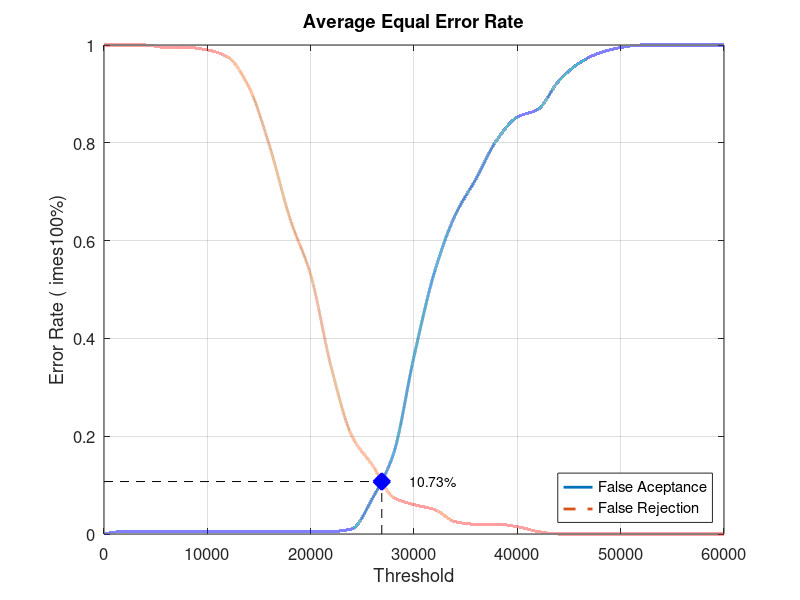
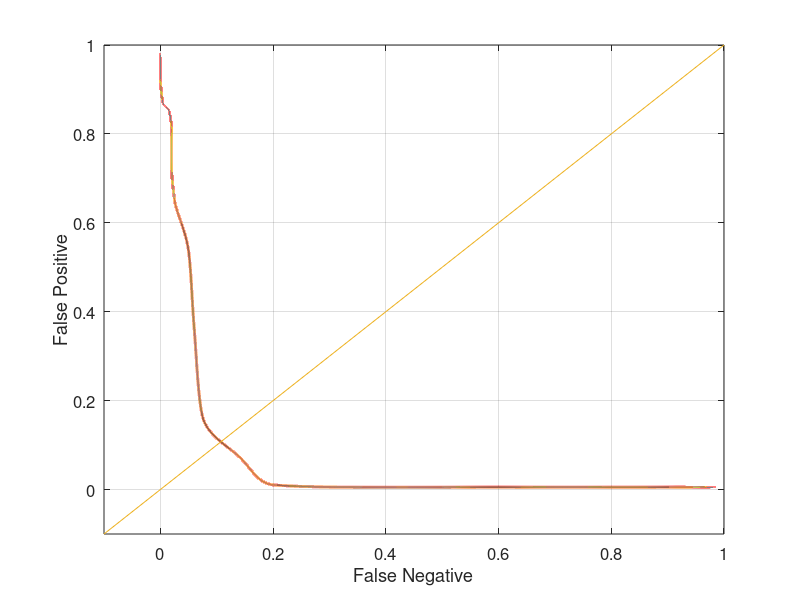

Here is the MATLAB script that generated these plots, in order:
close all;
clear;
clc;
x = 0:2000:60000;
xq = 0:0.5:60000;

y0 = [0 0.00526316 0.00526316 0.00526316 0.00526316 0.00526316 0.00526316 0.00526316 0.00526316 0.00526316 0.00526316 0.00526316 0.0105263 0.0736842 0.163158 0.363158 0.536842 0.652632 0.726316 0.805263 0.852632 0.868421 0.926316 0.963158 0.984211 0.994737 1 1 1 1 1]
yy0 = interp1(x, y0, xq, 'pchip');
y1 = [1 1 1 0.995 0.995 0.99 0.975 0.915 0.795 0.645 0.53 0.34 0.2 0.14 0.075 0.06 0.05 0.025 0.02 0.02 0.015 0.005 0 0 0 0 0 0 0 0 0]
yy1 = interp1(x, y1, xq, 'pchip');

% Calculating EER: 
y2 = abs(y0 - y1);
find(y2 == min(y2))
yy2 = abs(yy0 - yy1);
xEER = find(yy2 == min(yy2));
xEERIndex = xq(xEER) % X-axis EER
yEER = yy0(xEER) % Y-axis EER

main = figure
plot(xq, yy0,'-','LineWidth', 2);	hold on
plot(xq, yy1,'--','LineWidth', 2);	hold on
plot([xEERIndex xEERIndex], [0 yEER], 'k--');	hold on
plot([0 xEERIndex], [yEER yEER], 'k--');	hold on
plot(xEERIndex, yEER, 'bx', 'LineWidth', 10);	hold on
text(xEERIndex + 10 * xEERIndex / 100, yEER, [num2str(round((10000 * yEER)) / 100) '%'])
legend('False Aceptance', 'False Rejection', 'Location', 'SouthEast')
xlabel('Threshold')
ylabel('Error Rate (	imes100%)')
title('Average Equal Error Rate')
set(gca, 'FontSize', 12)
axis([0 60000 0 1])
grid on

print(main, 'Database2_2Main', '-dpng');
FNRxFPR = figure('Color', [1 1 1]);
plot(yy1, yy0, '-', yy1, yy0, 'LineWidth', 2);
hold on
y = -0.1:0.1:1
plot(y, y); 
set(gca, 'FontSize', 12)
xlabel('False Negative')
ylabel('False Positive')
axis([-0.1 1 -0.1 1])
set(gca, 'FontSize', 12)
grid on

print(FNRxFPR, 'Database2_2FNRxFPR','-dpng');
